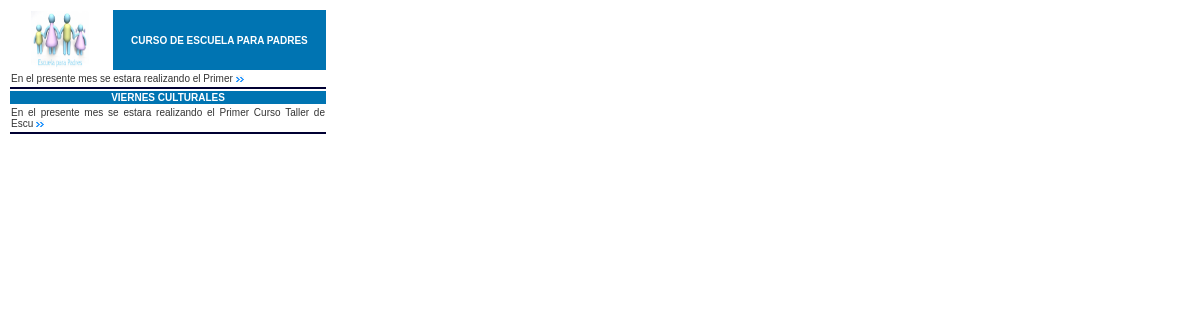
Screenshot of /noticias/noti03.php with the database file from the repository.
### tables this page shows
CREATE TABLE `noticia` (
  `id` int(11) NOT NULL,
  `titulo` varchar(100) NOT NULL DEFAULT '',
  `cuerpo` longtext NOT NULL,
  `principal` char(1) NOT NULL DEFAULT '0',
  `imagen` varchar(100) NOT NULL DEFAULT ''
);

### noticias/noti03.php (the view, shortened to what this page needs)
<html>
<head>
<link rel="stylesheet" type="text/css" href="estilo.css">
</head>
<body>
<?php
$cn = Conectarse();
$rsnoti="select * from noticia where principal=1 limit 1";
$noti = mysqli_query($cn,$rsnoti);
$rsnoti=mysqli_fetch_array($noti);
$rsnoticia="select * from noticia where principal=0 order by id desc limit 2";
$noticia = mysqli_query($cn,$rsnoticia);
?>
<table width="320">
<tr>
	<td width="111" valign="top"><div align="center"><img src="img/<?php echo $rsnoti["imagen"] ?>" width="58" height="58" align="top"></div></td>
	<td width="260" class="titulomenu"><b><?php echo $rsnoti["titulo"] ?></b> </td>
</tr>
<tr>
	<td colspan="2">
	<div class="pres" id="detallep">
	<?php echo substr($rsnoti["cuerpo"],0,50) ?>
	<a href="#" onclick="verdetallenot1(<?php echo $rsnoti['id']?>,'0');" title="Ver en detalle <?php echo $rsnoti["id"] ?>"><img src="img/flecha.gif" border="0"></a>
	</div>
	</td>
</tr>
<tr height="1" bgcolor="#000033"><td colspan="2"></td></tr>
<?php
	$i=1;
	while ($rsnoticia=mysqli_fetch_array($noticia)) {?>
<tr>
	<td width="260" colspan="2" class="titulomenu"><b><?php echo $rsnoticia["titulo"] ?></b> </td>
</tr>
<tr>
	<td colspan="2" class="pres">
	<div id="detallep<?php echo $i ?>">
	<?php echo substr($rsnoticia["cuerpo"],0,70) ?>
	<a href="#" onclick="verdetallenot1(<?php echo $rsnoticia['id']?>,<?php echo $i ?>);" title="Ver en detalle <?php echo $rsnoticia["id"] ?>"><img src="img/flecha.gif" border="0"></a>
	</div>
	</td>
</tr>
<tr height="1" bgcolor="#000033"><td colspan="2"></td></tr>
<?php
$i=$i+1;
} ?>
</table>
</body>
</html>

### noticias/estilo.css (style rules this page uses)
.titulomenu { font-family:Verdana, Arial, Helvetica, sans-serif; color:#FFFFFF; background-color:#0074B2; font-size:10px; text-align:center; font-weight:bold; }
.pres { font-family:Verdana, Arial, Helvetica, sans-serif; color:#333333; font-size:10px; text-align:justify; }

### rows the page displays
noticia: imagen (picture), titulo "CURSO DE ESCUELA PARA PADRES", cuerpo "En el presente mes se estara realizando el Primer"
noticia: titulo "VIERNES CULTURALES", cuerpo "En el presente mes se estara realizando el Primer Curso Taller de Escu"
